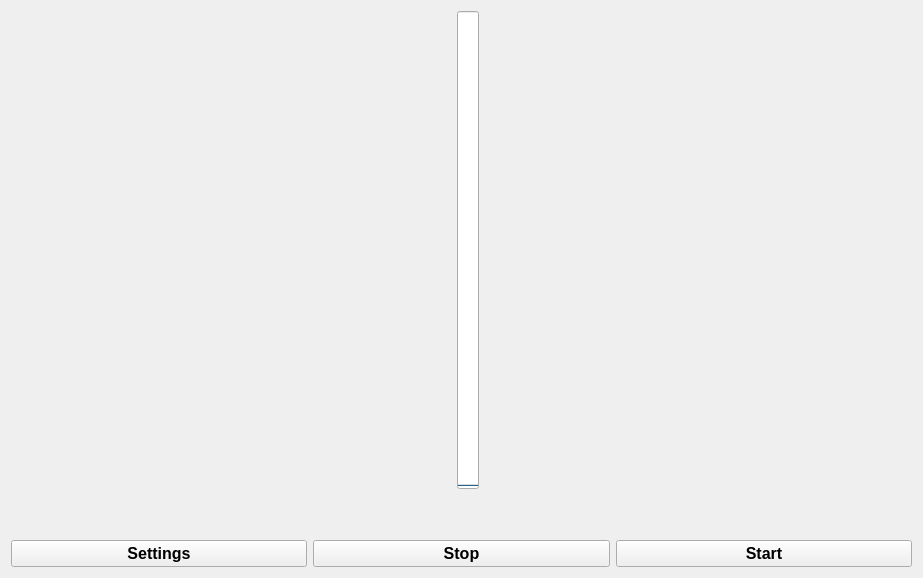
<?xml version="1.0" encoding="UTF-8"?>
<ui version="4.0">
 <class>Form</class>
 <widget class="QWidget" name="Form">
  <property name="geometry">
   <rect>
    <x>0</x>
    <y>0</y>
    <width>923</width>
    <height>578</height>
   </rect>
  </property>
  <property name="sizePolicy">
   <sizepolicy hsizetype="Preferred" vsizetype="Preferred">
    <horstretch>0</horstretch>
    <verstretch>0</verstretch>
   </sizepolicy>
  </property>
  <property name="windowTitle">
   <string>Help Me</string>
  </property>
  <property name="autoFillBackground">
   <bool>false</bool>
  </property>
  <property name="styleSheet">
   <string notr="true">Form{
background-color:grey;
}</string>
  </property>
  <layout class="QVBoxLayout" name="verticalLayout">
   <item>
    <layout class="QGridLayout" name="gridLayout">
     <item row="0" column="0">
      <layout class="QHBoxLayout" name="horizontalLayout_3" stretch="4,2,0,4">
       <item>
        <spacer name="horizontalSpacer_2">
         <property name="orientation">
          <enum>Qt::Horizontal</enum>
         </property>
         <property name="sizeType">
          <enum>QSizePolicy::Maximum</enum>
         </property>
         <property name="sizeHint" stdset="0">
          <size>
           <width>40</width>
           <height>40</height>
          </size>
         </property>
        </spacer>
       </item>
       <item>
        <widget class="QLabel" name="image_lbl">
         <property name="sizePolicy">
          <sizepolicy hsizetype="Fixed" vsizetype="Expanding">
           <horstretch>0</horstretch>
           <verstretch>1</verstretch>
          </sizepolicy>
         </property>
         <property name="autoFillBackground">
          <bool>false</bool>
         </property>
         <property name="text">
          <string/>
         </property>
         <property name="pixmap">
          <pixmap>C:/Users/Moham/.designer/backup/onion.png</pixmap>
         </property>
         <property name="scaledContents">
          <bool>true</bool>
         </property>
        </widget>
       </item>
       <item>
        <widget class="QProgressBar" name="progressBar">
         <property name="sizePolicy">
          <sizepolicy hsizetype="Fixed" vsizetype="Minimum">
           <horstretch>0</horstretch>
           <verstretch>0</verstretch>
          </sizepolicy>
         </property>
         <property name="layoutDirection">
          <enum>Qt::LeftToRight</enum>
         </property>
         <property name="maximum">
          <number>70</number>
         </property>
         <property name="value">
          <number>0</number>
         </property>
         <property name="orientation">
          <enum>Qt::Vertical</enum>
         </property>
        </widget>
       </item>
       <item>
        <spacer name="horizontalSpacer">
         <property name="orientation">
          <enum>Qt::Horizontal</enum>
         </property>
         <property name="sizeType">
          <enum>QSizePolicy::Maximum</enum>
         </property>
         <property name="sizeHint" stdset="0">
          <size>
           <width>40</width>
           <height>40</height>
          </size>
         </property>
        </spacer>
       </item>
      </layout>
     </item>
     <item row="1" column="0">
      <spacer name="verticalSpacer_2">
       <property name="orientation">
        <enum>Qt::Vertical</enum>
       </property>
       <property name="sizeType">
        <enum>QSizePolicy::Maximum</enum>
       </property>
       <property name="sizeHint" stdset="0">
        <size>
         <width>20</width>
         <height>40</height>
        </size>
       </property>
      </spacer>
     </item>
    </layout>
   </item>
   <item>
    <spacer name="verticalSpacer_3">
     <property name="orientation">
      <enum>Qt::Vertical</enum>
     </property>
     <property name="sizeType">
      <enum>QSizePolicy::Minimum</enum>
     </property>
     <property name="sizeHint" stdset="0">
      <size>
       <width>20</width>
       <height>5</height>
      </size>
     </property>
    </spacer>
   </item>
   <item>
    <layout class="QHBoxLayout" name="horizontalLayout">
     <item>
      <widget class="QPushButton" name="Setting_btn">
       <property name="sizePolicy">
        <sizepolicy hsizetype="Minimum" vsizetype="Maximum">
         <horstretch>0</horstretch>
         <verstretch>0</verstretch>
        </sizepolicy>
       </property>
       <property name="font">
        <font>
         <pointsize>12</pointsize>
         <weight>75</weight>
         <bold>true</bold>
        </font>
       </property>
       <property name="text">
        <string>Settings</string>
       </property>
      </widget>
     </item>
     <item>
      <widget class="QPushButton" name="cancel_btn">
       <property name="sizePolicy">
        <sizepolicy hsizetype="Minimum" vsizetype="Maximum">
         <horstretch>0</horstretch>
         <verstretch>0</verstretch>
        </sizepolicy>
       </property>
       <property name="font">
        <font>
         <pointsize>12</pointsize>
         <weight>75</weight>
         <bold>true</bold>
        </font>
       </property>
       <property name="text">
        <string>Stop</string>
       </property>
      </widget>
     </item>
     <item>
      <widget class="QPushButton" name="start_btn">
       <property name="sizePolicy">
        <sizepolicy hsizetype="Minimum" vsizetype="Maximum">
         <horstretch>0</horstretch>
         <verstretch>0</verstretch>
        </sizepolicy>
       </property>
       <property name="font">
        <font>
         <pointsize>12</pointsize>
         <weight>75</weight>
         <bold>true</bold>
        </font>
       </property>
       <property name="text">
        <string>Start</string>
       </property>
      </widget>
     </item>
    </layout>
   </item>
  </layout>
 </widget>
 <resources/>
 <connections/>
</ui>
